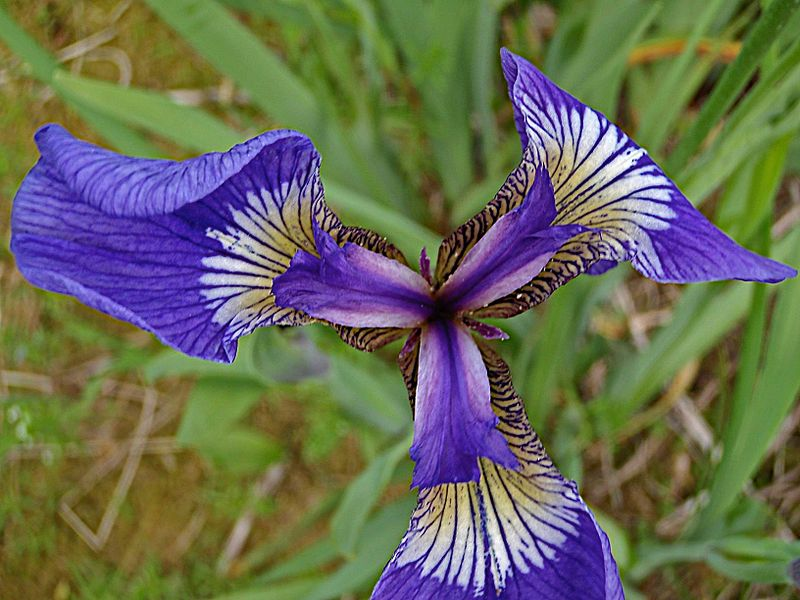
#> input picture assignment_2/iris-1.png, 800 x 600 px
$ python main.py
#> lines starting #> are read from the running program, lines starting #| are printed output that depends on the picture
import cv2
import numpy as np

def padding(image, border_width):
    reflect = cv2.copyMakeBorder(image, border_width, border_width, border_width, border_width, cv2.BORDER_REFLECT)
    cv2.imshow("Padding_iris-1.png", reflect)
    cv2.imwrite("solutions/Padding_iris-1.png", reflect)


# [68 lines left out: functions crop, resize, copy, grayscale, hsv, hue_shifted and 2 more, not called in this run]


def main():
    image = cv2.imread('iris-1.png')
#> image is the input picture: shape (600, 800, 3); mean B, G, R 86.8, 107.1, 104.6
    height, width, channels = image.shape
#> height = 600; width = 800; channels = 3

    print("Choose an operation:")
    print("1. Padding")
    print("2. Cropping")
    print("3. Resize")
    print("4. Manual copy")
    print("5. Grayscale")
    print("6. HSV")
    print("7. Color shifting")
    print("8. Smoothing")
    print("9. Rotation")
    print("10. Run all")

    choice = int(input("Enter choice: "))
#> the answer given: 1
    match choice:

        case 1:
            padding(image, 100)

        case 2:
            crop(image,200, width - 130,200, height - 130)

        case 3:
            resize(image, 200, 200)

        case 4:
            emptyPicture = np.zeros((height, width, 3), dtype=np.uint8)
            copy(image, emptyPicture)

        case 5:
            grayscale(image)

        case 6:
            hsv(image)

        case 7:
            emptyHuePicture = np.zeros((height, width, 3), dtype=np.uint8)
            hue_shifted(image, emptyHuePicture, 50)

        case 8:
            smoothing(image)

        case 9:
            rotation(image, 90)
            rotation(image, 180)

        case 10:
            # 1. Padding
            padding(image, 100)

            # 2. Cropping
            crop(image,200, width - 130,200, height - 130)

            # 3. Resize
            resize(image, 200, 200)

            # 4. Manual copy
            emptyPicture = np.zeros((height, width, 3),dtype=np.uint8)
            copy(image, emptyPicture)

            # 5. Grayscale
            grayscale(image)

            # 6. HSV
            hsv(image)

            # 7. Color shifting
            emptyHuePicture = np.zeros((height, width, 3), dtype=np.uint8)
            hue_shifted(image, emptyHuePicture, 50)

            # 8. Smoothing
            smoothing(image)

            # 9. Rotation
            rotation(image, 90)
            rotation(image, 180)


        case _:
            print("Invalid choice")
#> in padding, `reflect = cv2.copyMakeBorder(image, border_width, border_width, border..`:
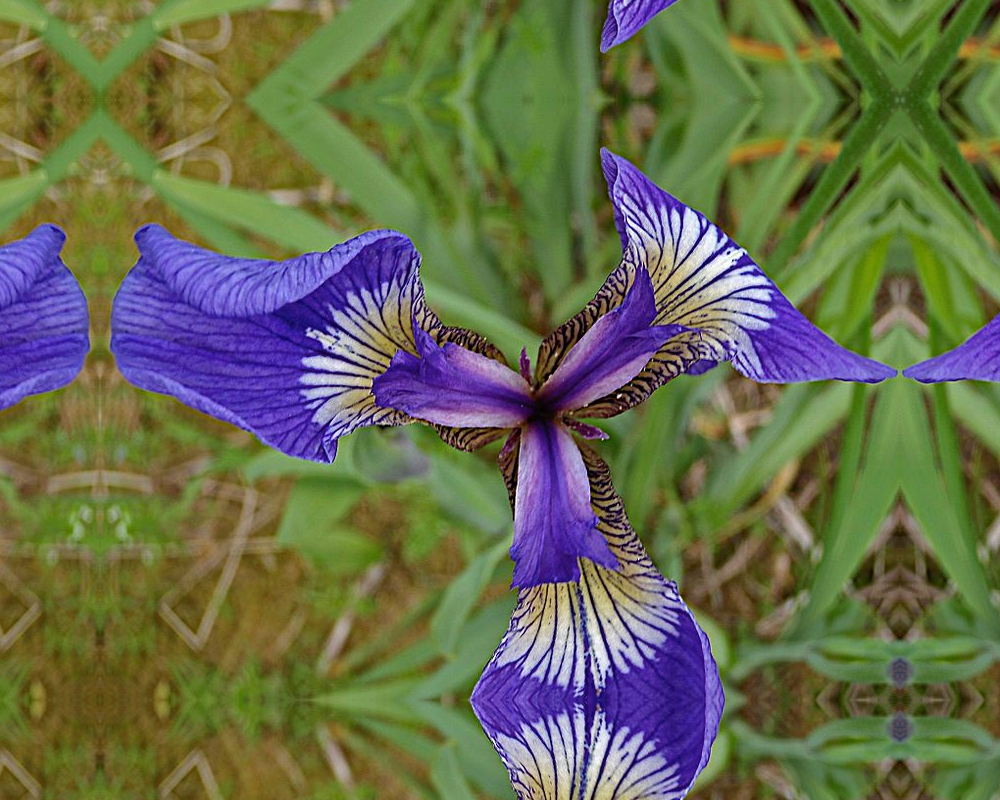
#> reflect: shape (800, 1000, 3); mean B, G, R 79.1, 108.9, 103.9

    cv2.waitKey(0)
    cv2.destroyAllWindows()


if __name__ == '__main__':
    main()
